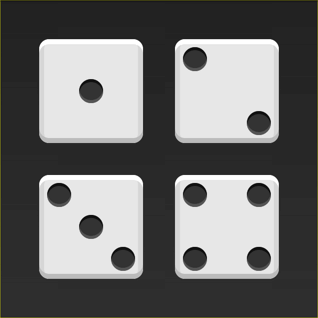
#> input picture images/easy/dice1.jpg, 318 x 318 px
$ python -i Picture.py   (imports and definitions only)
#> lines starting #> are read from the running program, lines starting #| are printed output that depends on the picture; after the words box and inside, x2 and y2 are one past the last pixel; in counts of white or black regions, pixels touching at a corner belong together
from matplotlib import pyplot as plt, rc
import cv2 as cv
import numpy as np


def angle_cos(p0, p1, p2):
    d1, d2 = (p0 - p1).astype('float'), (p2 - p1).astype('float')
    return abs(np.dot(d1, d2) / np.sqrt(np.dot(d1, d1) * np.dot(d2, d2)))


def distance(p1, p2):
    return np.sqrt((p1[0] - p2[0])**2 + (p1[1] - p2[1])**2)


class Picture:
    def __init__(self, filename):
#> called with filename = 'images/easy/dice1.jpg'
        self.filename = filename
        self.img = cv.imread(filename)
#> self.img is the input picture: shape (318, 318, 3); mean B, G, R 111.6, 112.3, 112.3
        self.img_gray = cv.cvtColor(self.img, cv.COLOR_BGR2GRAY)

        height, width, channels = self.img.shape
#> height = 318; width = 318; channels = 3
        self.height = height
#> self.height = 318
        self.width = width
#> self.width = 318

        self.kernel = np.ones((3, 3), np.uint8)

    def process_picture(self):
        squares = self.find_faces()
#> in find_faces, `blur = cv.medianBlur(self.img_gray, 5)`:
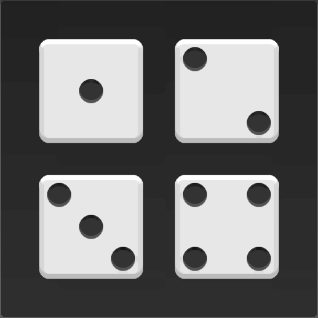
#> blur: shape (318, 318); min 21, max 255, mean 112.4
#> the loop in find_faces, `for thresh in range(255, 0, -15):` made 17 passes
#> contours on pass 17: [[[0, 0], [0, 317], [317, 317], [317, 0]]]
#> pass 2, in find_faces, `_retr, binary = cv.threshold(blur, thresh, 255, cv.THRESH_BINARY)`:
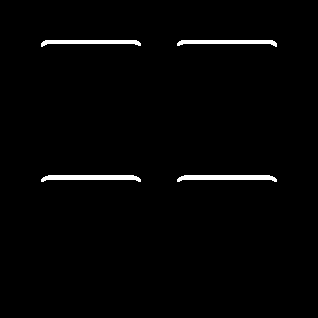
#> binary: shape (318, 318); 1.8% white; 4 white regions, box (x1, y1, x2, y2) and area: (41, 175, 141, 182) 488, (177, 175, 277, 182) 488, (41, 40, 141, 47) 407, (177, 40, 277, 47) 407
#> pass 3, in find_faces, `_retr, binary = cv.threshold(blur, thresh, 255, cv.THRESH_BINARY)`:
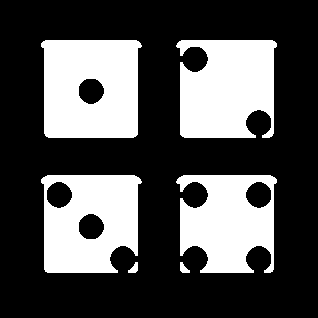
#> binary: shape (318, 318); 31.5% white; 6 white regions, box (x1, y1, x2, y2) and area: (41, 40, 142, 138) 8736, (176, 40, 277, 138) 8208, (41, 175, 142, 273) 7638, (176, 175, 277, 273) 7102, (128, 262, 138, 273) 67, (180, 262, 190, 273) 67
#> after the loop in find_faces, `for thresh in range(255, 0, -15):`: binary: shape (318, 318); every value is 255
#> after the loop in find_faces, `for thresh in range(255, 0, -15):`: cnt = [[0, 0], [0, 317], [317, 317], [317, 0]]; squares = 47 items
#> the loop in find_faces, `for square in squares:` made 47 passes
#> square on passes 1 to 12: [[138, 136], [41, 134], [43, 41], [140, 43]], [[276, 270], [178, 270], [178, 176], [276, 176]], [[43, 272], [41, 179], [137, 176], [140, 269]], [[179, 136], [177, 43], [273, 39], [276, 132]], [[43, 136], [40, 43], [137, 39], [140, 132]], [[178, 272], [176, 180], [274, 177], [276, 269]], [[44, 272], [40, 179], [137, 175], [141, 268]], [[178, 136], [176, 43], [274, 40], [276, 134]], [[42, 135], [40, 42], [138, 40], [140, 133]], [[273, 276], [177, 274], [180, 176], [276, 178]], [[138, 276], [41, 274], [44, 176], [141, 178]], [[274, 140], [177, 138], [179, 41], [276, 43]]
#> after the loop in find_faces, `for square in squares:`: mass_centers = 47 pairs, first value 89.74 to 227, second value 87.5 to 226.5
#> the loop in find_faces, `for i in range(len(mass_centers)):` made 47 passes
#> after the loop in find_faces, `for i in range(len(mass_centers)):`: indexes = [0, 1, 2, 3]
#> squares = [[[138, 136], [41, 134], [43, 41], [140, 43]], [[276, 270], [178, 270], [178, 176], [276, 176]], [[43, 272], [41, 179], [137, 176], [140, 269]], [[179, 136], [177, 43], [273, 39], [276, 132]]]
        faces = []
        for square in squares:
            min_x, min_y = np.min(square[:, 0]), np.min(square[:, 1])
            max_x, max_y = np.max(square[:, 0]), np.max(square[:, 1])
            crop_img = self.img_gray[min_y:max_y, min_x:max_x]
            pips = self.find_pips(crop_img)
            if len(pips) > 0:
                faces.append(square)
                textcoord = (int((max_x+min_x)/2), int(min_y - 10))
                cv.putText(self.img, str(len(pips)), textcoord, cv.FONT_HERSHEY_COMPLEX, 10, (255, 0, 0), 7)
#> this loop made 4 passes
#> (square, min_x, min_y, max_x, max_y, pips, textcoord) on passes 1, 4: ([[138, 136], [41, 134], [43, 41], [140, 43]], 41, 41, 140, 136, 1 keypoints; (x, y, size): (49, 48, 29.9), (90, 31)), ([[179, 136], [177, 43], [273, 39], [276, 132]], 177, 39, 276, 136, 2 keypoints; (x, y, size): (17, 19, 25.1), (81, 83, 23.6), (226, 29))
#> (square, min_x, min_y, max_x, max_y, textcoord) on passes 2 to 3: ([[276, 270], [178, 270], [178, 176], [276, 176]], 178, 176, 276, 270, (227, 166)), ([[43, 272], [41, 179], [137, 176], [140, 269]], 41, 176, 140, 272, (90, 166))
#> pass 1, in process_picture, `crop_img = self.img_gray[min_y:max_y, min_x:max_x]`:
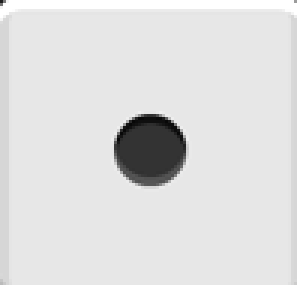
#> crop_img: shape (95, 99) (shown 3 times larger); min 8, max 255, mean 222.1
#> after the loop:
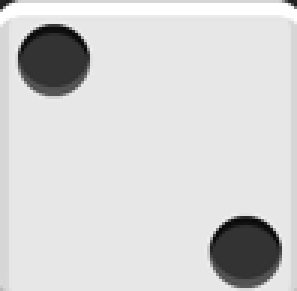
#> crop_img: shape (97, 99) (shown 3 times larger); min 8, max 255, mean 213.5
#> after the loop:
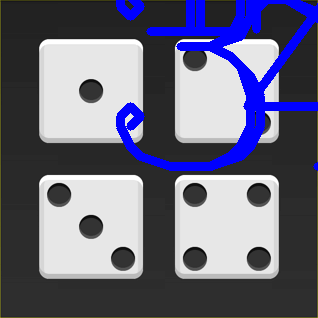
#> self.img: shape (318, 318, 3); 8.53% of pixels changed, all inside (x1, y1, x2, y2) = (116, 0, 318, 171)
#> after the loop, faces has the same summary as squares

        cv.drawContours(self.img, faces, -1, (0, 0, 255), 10)
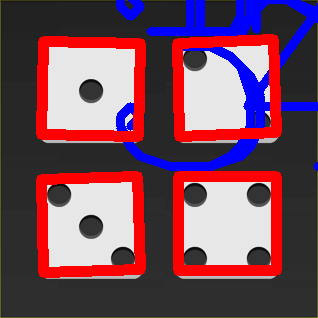
#> self.img: shape (318, 318, 3); 16.39% of pixels changed, all inside (x1, y1, x2, y2) = (36, 34, 282, 278)
        plt.figure(figsize=(6, 6))
        plt.imshow(self.img)
        plt.show()

    def find_faces(self):
        squares = []
        blur = cv.medianBlur(self.img_gray, 5)
        for thresh in range(255, 0, -15):
            _retr, binary = cv.threshold(blur, thresh, 255, cv.THRESH_BINARY)
            contours, _hierarchy = cv.findContours(binary, cv.RETR_LIST, cv.CHAIN_APPROX_SIMPLE)

            for cnt in contours:
                cnt_len = cv.arcLength(cnt, True)
                cnt = cv.approxPolyDP(cnt, 0.02 * cnt_len, True)

                if 4 <= len(cnt) <= 6 and 0.005 * (self.height * self.width) < cv.contourArea(cnt) < 0.1 * \
                        (self.height * self.width) and cv.isContourConvex(cnt):
                    rect = cv.minAreaRect(cnt)
                    (x, y), (width, height), angle = rect
                    aspect_ratio = min(width, height) / max(width, height)
                    if aspect_ratio > 0.88:
                        box = cv.boxPoints(rect)
                        box = np.int0(box)
                        squares.append(box)

        mass_centers = []
        for square in squares:
            m = cv.moments(square)
            mass_centers.append((m['m10'] / m['m00'], m['m01'] / m['m00']))

        indexes = []
        for i in range(len(mass_centers)):
            add = True
            for j in range(i - 1, -1, -1):
                if distance(mass_centers[i], mass_centers[j]) < 100:
                    add = False
            if add:
                indexes.append(i)

        return [squares[i] for i in indexes]

    def find_pips(self, crop_img):
        crop_img = cv.GaussianBlur(crop_img, (5, 5), 0)

        params = cv.SimpleBlobDetector_Params()

        params.minThreshold = 0
        params.maxThreshold = 255

        params.filterByArea = True
        params.minArea = 150
        params.maxArea = 35000

        params.filterByCircularity = True
        params.minCircularity = 0.4

        params.filterByInertia = True
        params.minInertiaRatio = 0.6

        params.filterByConvexity = True
        params.minConvexity = 0.3

        detector = cv.SimpleBlobDetector_create(params)
        keypoints = detector.detect(crop_img)

        '''im_with_keypoints = cv.drawKeypoints(crop_img, keypoints, np.array([]), (0, 0, 255), cv.DRAW_MATCHES_FLAGS_DRAW_RICH_KEYPOINTS)

        plt.figure(figsize=(6, 6))
        plt.imshow(im_with_keypoints)
        plt.show()'''

        return keypoints

>>> result = Picture('images/easy/dice1.jpg').process_picture()
